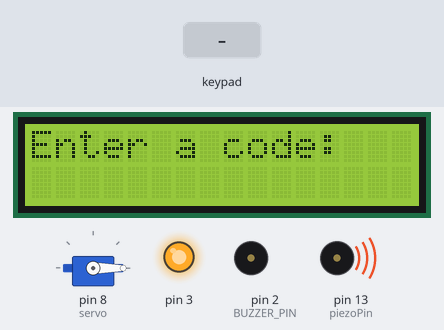
A sketch run on a simulated Arduino Uno, built with avr-gcc and run on an emulated ATmega328P. Parts: servo, 16×2 character LCD, output pins drawn as LEDs (lit = HIGH), buzzer (waves = sounding, pin HIGH). The inputs (shaded band) are chosen by the test bench.

Above: at 1.2 s.
1.3 s: keypad keys 5 6 2 * pressed 0.4 s apart
At 3.1 s:
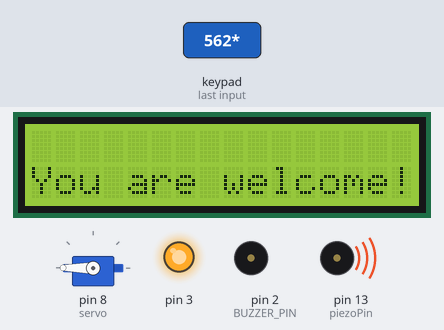
4.4 s: key 'A' pressed
7.4 s: keypad keys 1 2 1 1 1 0 9 A pressed 0.4 s apart
At 11.7 s:
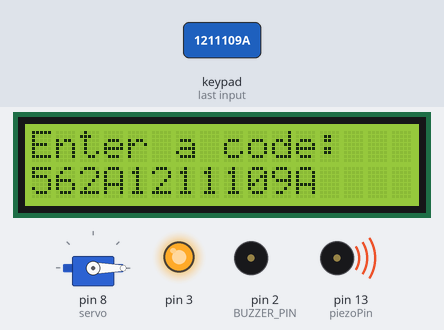
12.1 s: key 'B' pressed
At 13.1 s:
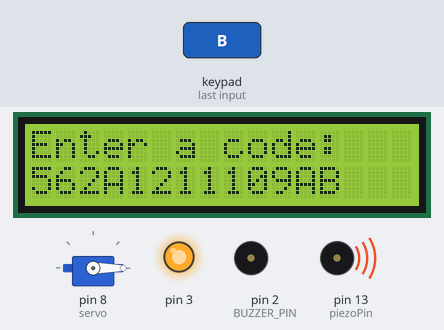
13.6 s: key 'C' pressed
At 14.4 s:
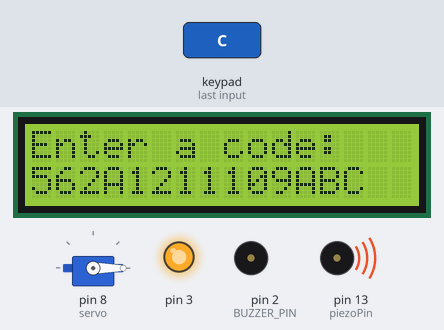
15.1 s: keypad keys 5 6 2 A pressed 0.4 s apart
At 16.7 s:
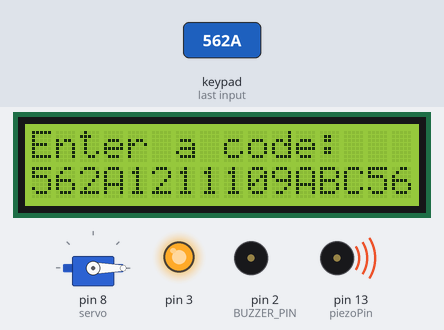
Timing chart, 0 to 18.2 s (numbered marks = the images above; inputs shaded):
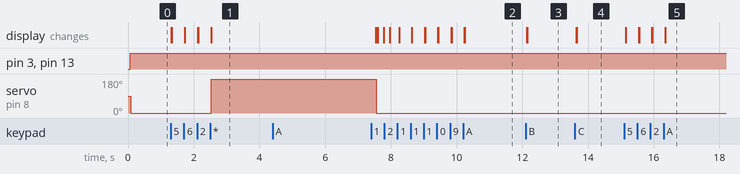

The sketch:

enter.ino
```cpp
//..................................................................
#include <Keypad.h>
#include <LiquidCrystal_I2C.h>
#include <Servo.h>
//.............................ИМПОРТИРУЕМ ВСЕ НЕОБХОДИМЫЕ БИБЛИОТЕКИ
//...................................................................
#define BUZZER_PIN 2
String kod="562",num;
int a,err,piezoPin = 13;
const byte ROWS = 4;
const byte COLS = 4;
char keys[ROWS] [COLS] = {
  {'1','2','3','A'},
  {'4','5','6','B'},
  {'7','8','9','C'},
  {'*','0','#','D'}
};
byte rowPins[ROWS] = {12,11,10,9};
byte colPins[COLS] = {4,5,6,7};
//..............................ИНИЦИАЛИЗИРУЕМ ВСЕ НУЖНЫЕ ПЕРЕМЕННЫЕ
//..................................................................
Keypad keypad = Keypad(makeKeymap(keys),rowPins,colPins,ROWS,COLS);
Servo servo;
LiquidCrystal_I2C lcd(0x27,16,2);
//..............................ОБЪЯВЛЯЕМ ВСЕ ИСПОЛЬЗУЕМЫЕ УСТРОЙСТВА

//..............................НАСТРАИВАЕМ ВСЕ НЕОБХОДИМЫЕ ПИНЫ(НА ВХОД ИЛИ ВЫХОД)
void setup() {
  servo.attach(8);
  lcd.init();
  lcd.backlight();
  lcd.setCursor(0, 0);
  pinMode(2,OUTPUT);
  pinMode(3,OUTPUT);
  pinMode(13,OUTPUT);
}
//.................................................................................

void loop() {
  //....................................................ЧАСТЬ КОДА,КОТОРАЯ ВСЕГДА ОЖИДАЕТ ВВОДА КОДА ПОЛЬЗОВАТЕЛЕМ
  digitalWrite(13,HIGH);
  digitalWrite(3,HIGH);
  char key = keypad.getKey();
  Serial.print(key);
  a = num.length();
  lcd.setCursor(0,0);
  lcd.print("Enter a code:");
  servo.write(0);
  //.........................................................................................................
  //.....................................................ЕСЛИ ПОЛЬЗОВАТЕЛЬ НАЧАЛ ЧТО-ТО ВВОДИТЬ,АКТИВИРУЕТСЯ ЭТА ЧАСТЬ ПРОГРАММЫ
  if(key)
  {
    if(key && key != '*' && key != '#')//................ЕСЛИ НАЖАТА ЛЮБАЯ КНОПКА,КРОМЕ * И #,ТО ВЫВОДИМ НАЖАТЫЙ СИМВОЛ НА ЭКРАН
    {
      num = num + key;
      lcd.clear();
      lcd.setCursor(0,1);
      lcd.print(num);
    }
    //......................................................................................................................
    if(key == '#')//.............................ЕСЛИ НАЖАТА КНОПКА #,СТИРАЕМ ЭЛЕМЕНТ С ЭКРАНА
    {
      lcd.clear();
      num.remove(a - 1);
      lcd.setCursor(0,1);
      lcd.print(num);
    }
    //........................................................................................
    if(key == '*')//.............................ЕСЛИ НАЖАТА КНОПКА *,НАЧИНАЕМ ПРОВЕРКУ ВВЕДЕННОГО КОДА
    {
    num = num + "";
    lcd.clear();
    if(num == kod)//............................ЕСЛИ КОД ВЕРНЫЙ ВЫВОДИМ ПРИГЛАШЕНИЕ КО ВХОДУ НА ЭКРАН И ОТКРЫВАЕМ ДВЕРИ
    {
      lcd.clear();
      lcd.setCursor(0,1);
      lcd.print("You are welcome!");
      servo.write(180);
      delay(5000);
      lcd.clear();

    }
    //.................................................................................................................
    else//....................................ЕСЛИ КОД НЕВЕРНЫЙ,ДАЕМ ПОВТОРНУЮ ПОПЫТКУ
    {
      lcd.print("Error!!");
      lcd.setCursor(0,1);
      lcd.print("Try again");
      err = err + 1;
      delay(3000);
      num = "";
      lcd.clear();
    }
    //.................................................................................
    if (err >= 3)//......................ЕСЛИ НЕУДАЧНЫХ ПОПЫТОК БОЛЬШЕ 3,АКТИВИРУЕМ СИГНАЛИЗАЦИЮ,ДО ВВЕДЕНИЯ СЕКРЕТНОЙ ПОСЛЕДОВАТЕЛЬНОСТИ
        {
        lcd.clear();
        lcd.setCursor(0,1);
        while(key != 'A')
        {
          key = keypad.getKey();
          lcd.print("ALARM ACTIVATED");
          tone(2,3000,1000);
          tone(2,1000,1000);
          digitalWrite(13,LOW);
          digitalWrite(3,HIGH);
          delay(500);
          digitalWrite(13,HIGH);
          digitalWrite(3,LOW);
          delay(500);
        }
        lcd.clear();
        err = 0;
      }
      //...............................................................................................................................
  }
  //.........................................................
}
//...............................................................
}
```

Measured:
- after the input at 1.3 s, servo on pin 8 (servo): 0° → 180° after 1.2 s; the display: first changes at once (image 1 shows a later state)
- after the input at 4.4 s, every drawn part: stays the same
- after the input at 12.1 s, the display: first changes at once (image 3 shows a later state)
- after the input at 13.6 s, the display: first changes at once (image 4 shows a later state)
- after the input at 15.1 s, the display: first changes at once (image 5 shows a later state)
